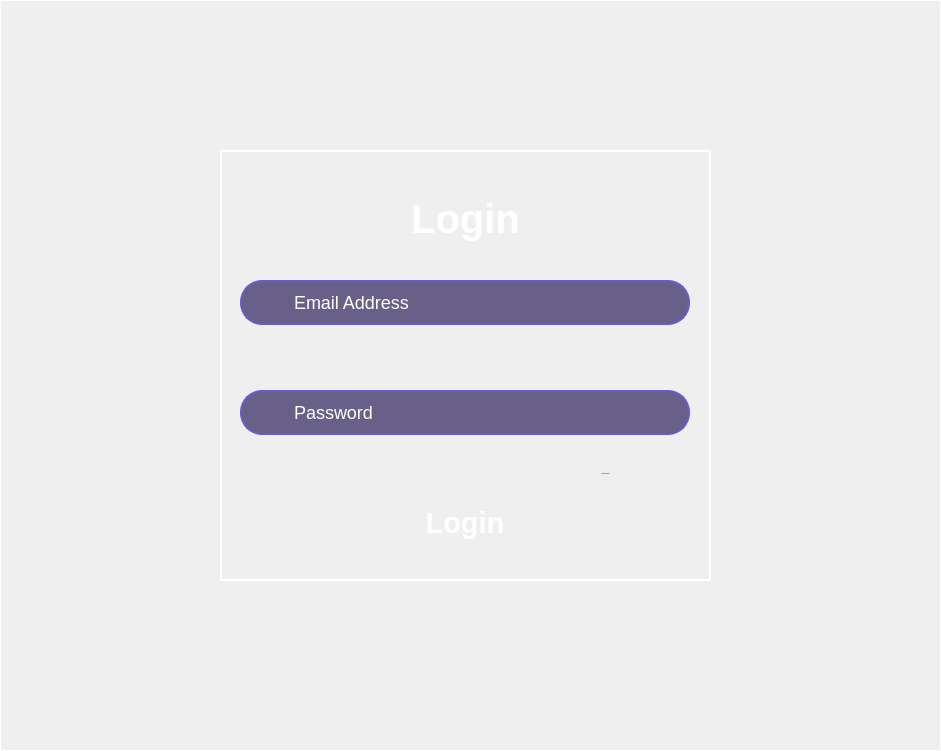
<?xml version="1.0" encoding="UTF-8"?>
<ui version="4.0">
 <class>Dialog</class>
 <widget class="QDialog" name="Dialog">
  <property name="geometry">
   <rect>
    <x>0</x>
    <y>0</y>
    <width>941</width>
    <height>751</height>
   </rect>
  </property>
  <property name="font">
   <font>
    <pointsize>7</pointsize>
   </font>
  </property>
  <property name="windowTitle">
   <string>Dialog</string>
  </property>
  <widget class="QLabel" name="label_5">
   <property name="enabled">
    <bool>true</bool>
   </property>
   <property name="geometry">
    <rect>
     <x>0</x>
     <y>0</y>
     <width>941</width>
     <height>751</height>
    </rect>
   </property>
   <property name="styleSheet">
    <string notr="true">QLabel{
border : 1px solid #ffffff
}</string>
   </property>
   <property name="frameShape">
    <enum>QFrame::NoFrame</enum>
   </property>
   <property name="frameShadow">
    <enum>QFrame::Plain</enum>
   </property>
   <property name="lineWidth">
    <number>1</number>
   </property>
   <property name="midLineWidth">
    <number>0</number>
   </property>
   <property name="text">
    <string/>
   </property>
   <property name="pixmap">
    <pixmap>../../../../../45006407_9120735.jpg</pixmap>
   </property>
   <property name="scaledContents">
    <bool>true</bool>
   </property>
   <property name="alignment">
    <set>Qt::AlignCenter</set>
   </property>
   <property name="wordWrap">
    <bool>false</bool>
   </property>
  </widget>
  <widget class="QLabel" name="label_3">
   <property name="geometry">
    <rect>
     <x>220</x>
     <y>150</y>
     <width>491</width>
     <height>431</height>
    </rect>
   </property>
   <property name="sizePolicy">
    <sizepolicy hsizetype="MinimumExpanding" vsizetype="Preferred">
     <horstretch>42</horstretch>
     <verstretch>100</verstretch>
    </sizepolicy>
   </property>
   <property name="font">
    <font>
     <strikeout>false</strikeout>
    </font>
   </property>
   <property name="styleSheet">
    <string notr="true">QLabel {
    border: 2px solid rgb(255, 255, 255)
}
</string>
   </property>
   <property name="text">
    <string/>
   </property>
   <property name="pixmap">
    <pixmap>../../../../../image.png</pixmap>
   </property>
   <property name="scaledContents">
    <bool>true</bool>
   </property>
   <property name="alignment">
    <set>Qt::AlignCenter</set>
   </property>
  </widget>
  <widget class="QLineEdit" name="email_edit">
   <property name="geometry">
    <rect>
     <x>240</x>
     <y>280</y>
     <width>450</width>
     <height>45</height>
    </rect>
   </property>
   <property name="sizePolicy">
    <sizepolicy hsizetype="Expanding" vsizetype="Fixed">
     <horstretch>0</horstretch>
     <verstretch>36</verstretch>
    </sizepolicy>
   </property>
   <property name="font">
    <font>
     <pointsize>-1</pointsize>
     <weight>50</weight>
     <bold>false</bold>
    </font>
   </property>
   <property name="acceptDrops">
    <bool>false</bool>
   </property>
   <property name="statusTip">
    <string notr="true"/>
   </property>
   <property name="whatsThis">
    <string notr="true"/>
   </property>
   <property name="accessibleName">
    <string notr="true"/>
   </property>
   <property name="accessibleDescription">
    <string notr="true"/>
   </property>
   <property name="layoutDirection">
    <enum>Qt::LeftToRight</enum>
   </property>
   <property name="styleSheet">
    <string notr="true">QLineEdit {
    background-color: rgba(70, 60, 110, 0.8);
    color: #ffffff;
    border: 2px solid #6a5acd;
    border-radius: 22px;
    padding: 1px 150px 1px 50px;  /* جا برای آیکون */
    font-size: 18px;
}

QLineEdit:focus {
    border: 2px solid #9d81ff;
    background-color: rgba(90, 80, 140, 0.9);
}</string>
   </property>
   <property name="text">
    <string notr="true">Email Address</string>
   </property>
   <property name="frame">
    <bool>true</bool>
   </property>
   <property name="alignment">
    <set>Qt::AlignLeading|Qt::AlignLeft|Qt::AlignVCenter</set>
   </property>
   <property name="readOnly">
    <bool>false</bool>
   </property>
   <property name="placeholderText">
    <string notr="true"/>
   </property>
  </widget>
  <widget class="QLabel" name="label_7">
   <property name="geometry">
    <rect>
     <x>410</x>
     <y>195</y>
     <width>111</width>
     <height>48</height>
    </rect>
   </property>
   <property name="font">
    <font>
     <pointsize>30</pointsize>
     <weight>75</weight>
     <bold>true</bold>
    </font>
   </property>
   <property name="styleSheet">
    <string notr="true">QLabel{
color : rgb(255, 255, 255)
}</string>
   </property>
   <property name="text">
    <string>Login</string>
   </property>
   <property name="alignment">
    <set>Qt::AlignCenter</set>
   </property>
  </widget>
  <widget class="QPushButton" name="forget_Button">
   <property name="geometry">
    <rect>
     <x>520</x>
     <y>460</y>
     <width>171</width>
     <height>27</height>
    </rect>
   </property>
   <property name="font">
    <font>
     <pointsize>-1</pointsize>
    </font>
   </property>
   <property name="styleSheet">
    <string notr="true">QPushButton[flat=&quot;true&quot;] {
    background: transparent;
    color: #d8bfff;
    border: none;
    font-size: 22px;
}

QPushButton[flat=&quot;true&quot;]:hover {
    color: #ffffff;
    text-decoration: underline;
}</string>
   </property>
   <property name="text">
    <string>Forget Password?</string>
   </property>
   <property name="flat">
    <bool>true</bool>
   </property>
  </widget>
  <widget class="QLabel" name="email_label">
   <property name="geometry">
    <rect>
     <x>639</x>
     <y>285</y>
     <width>35</width>
     <height>35</height>
    </rect>
   </property>
   <property name="autoFillBackground">
    <bool>false</bool>
   </property>
   <property name="text">
    <string/>
   </property>
   <property name="pixmap">
    <pixmap>../../../store-management-requirment/email_100dp_FFFFFF.png</pixmap>
   </property>
   <property name="scaledContents">
    <bool>true</bool>
   </property>
  </widget>
  <widget class="QLineEdit" name="password_edit">
   <property name="geometry">
    <rect>
     <x>240</x>
     <y>390</y>
     <width>450</width>
     <height>45</height>
    </rect>
   </property>
   <property name="font">
    <font>
     <pointsize>-1</pointsize>
    </font>
   </property>
   <property name="statusTip">
    <string notr="true"/>
   </property>
   <property name="styleSheet">
    <string notr="true">QLineEdit {
    background-color: rgba(70, 60, 110, 0.8);
    color: #ffffff;
    border: 2px solid #6a5acd;
    border-radius: 22px;
    padding: 1px 150px 1px 50px;  /* جا برای آیکون */
    font-size: 18px;
}

QLineEdit:focus {
    border: 2px solid #9d81ff;
    background-color: rgba(90, 80, 140, 0.9);
}</string>
   </property>
   <property name="text">
    <string notr="true">Password</string>
   </property>
   <property name="maxLength">
    <number>32765</number>
   </property>
   <property name="frame">
    <bool>true</bool>
   </property>
   <property name="alignment">
    <set>Qt::AlignLeading|Qt::AlignLeft|Qt::AlignVCenter</set>
   </property>
   <property name="dragEnabled">
    <bool>false</bool>
   </property>
   <property name="readOnly">
    <bool>false</bool>
   </property>
   <property name="placeholderText">
    <string notr="true"/>
   </property>
  </widget>
  <widget class="QPushButton" name="login_Button">
   <property name="geometry">
    <rect>
     <x>240</x>
     <y>500</y>
     <width>450</width>
     <height>45</height>
    </rect>
   </property>
   <property name="font">
    <font>
     <pointsize>-1</pointsize>
     <weight>75</weight>
     <bold>true</bold>
    </font>
   </property>
   <property name="styleSheet">
    <string notr="true">QPushButton {
    background: qlineargradient(
        x1: 0, y1: 0, x2: 1, y2: 0,
        stop: 0 #6a5acd, 
        stop: 1 #9d81ff
    );
    color: white;
    border: none;
    border-radius: 22px;
    padding: 4px;
    font-size: 29px;
    font-weight: bold;
}

QPushButton:hover {
    background: qlineargradient(
        x1: 0, y1: 0, x2: 1, y2: 0,
        stop: 0 #9d81ff, 
        stop: 1 #b19bff
    );
    box-shadow: 0 0 20px rgba(157, 129, 255, 0.6);
}

QPushButton:pressed {
    background: qlineargradient(
        x1: 0, y1: 0, x2: 1, y2: 0,
        stop: 0 #5a4acd, 
        stop: 1 #8d71ef
    );
}</string>
   </property>
   <property name="text">
    <string>Login</string>
   </property>
   <property name="autoDefault">
    <bool>false</bool>
   </property>
   <property name="flat">
    <bool>true</bool>
   </property>
  </widget>
  <widget class="QLabel" name="pass_label">
   <property name="geometry">
    <rect>
     <x>640</x>
     <y>395</y>
     <width>35</width>
     <height>35</height>
    </rect>
   </property>
   <property name="text">
    <string/>
   </property>
   <property name="pixmap">
    <pixmap>../../../store-management-requirment/lock_100dp_FFFFFF.png</pixmap>
   </property>
   <property name="scaledContents">
    <bool>true</bool>
   </property>
  </widget>
  <widget class="QPushButton" name="return_home">
   <property name="geometry">
    <rect>
     <x>870</x>
     <y>700</y>
     <width>75</width>
     <height>51</height>
    </rect>
   </property>
   <property name="font">
    <font>
     <pointsize>13</pointsize>
    </font>
   </property>
   <property name="styleSheet">
    <string notr="true">QPushButton {
    background: transparent;
    border: none;
}

QPushButton:hover {
    background: rgba(157, 129, 255, 0.2);
    border-radius: 30px;
}</string>
   </property>
   <property name="text">
    <string/>
   </property>
   <property name="icon">
    <iconset>
     <normaloff>../../../store-management-requirment/home_100dp_FFFFFF.png</normaloff>../../../store-management-requirment/home_100dp_FFFFFF.png</iconset>
   </property>
   <property name="iconSize">
    <size>
     <width>60</width>
     <height>60</height>
    </size>
   </property>
   <property name="shortcut">
    <string/>
   </property>
   <property name="flat">
    <bool>true</bool>
   </property>
  </widget>
  <zorder>label_5</zorder>
  <zorder>label_3</zorder>
  <zorder>email_edit</zorder>
  <zorder>label_7</zorder>
  <zorder>forget_Button</zorder>
  <zorder>password_edit</zorder>
  <zorder>login_Button</zorder>
  <zorder>return_home</zorder>
  <zorder>pass_label</zorder>
  <zorder>email_label</zorder>
 </widget>
 <tabstops>
  <tabstop>email_edit</tabstop>
  <tabstop>password_edit</tabstop>
  <tabstop>forget_Button</tabstop>
  <tabstop>login_Button</tabstop>
  <tabstop>return_home</tabstop>
 </tabstops>
 <resources/>
 <connections/>
</ui>
